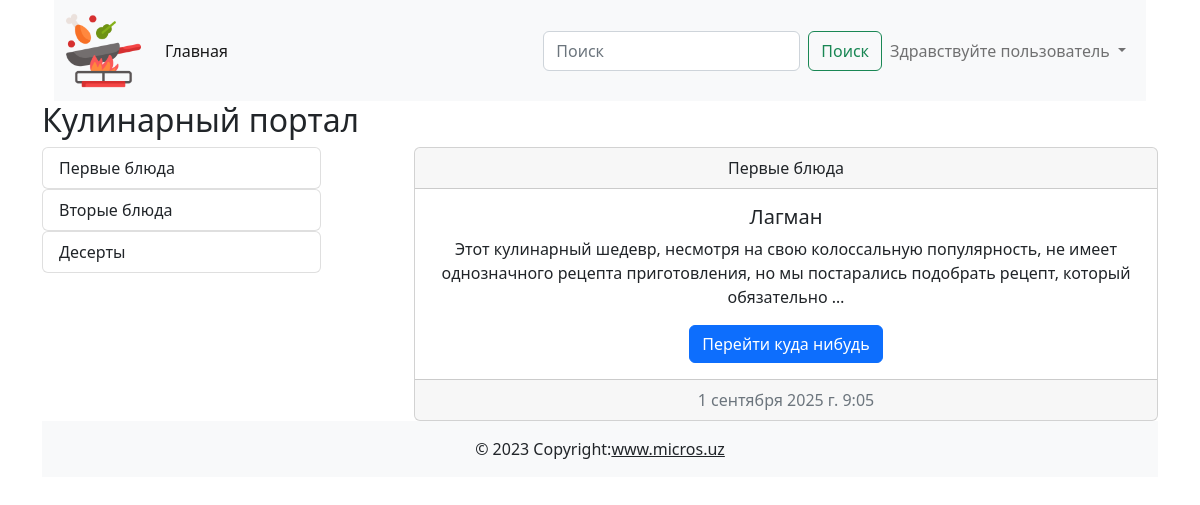
Page /category/1/ on the committed database.
### cooking/models.py (models this page shows)
class Category(models.Model):
    title = models.CharField(max_length=255, verbose_name='Название категории')
    def __str__(self):
        return self.title
    def get_absolute_url(self):
        return reverse('category_list', kwargs={'pk': self.pk})
    class Meta:
        verbose_name = 'Категория'
        verbose_name_plural = 'Категории'

class Post(models.Model):
    title = models.CharField(max_length=255, verbose_name='Заголовок статьи')
    content = models.TextField(default='Скоро тут будет статья...', verbose_name='Текст статьи')
    created_at = models.DateTimeField(auto_now_add=True, verbose_name='Дата создания')
    updated_at = models.DateTimeField(auto_now=True, verbose_name='Дата обновления')
    photo = models.ImageField(upload_to='photos/', blank=True, null=True, verbose_name='Изображения')
    watched = models.IntegerField(default=0, verbose_name='Просмотры')
    is_published = models.BooleanField(default=True, verbose_name='Публикация')
    category = models.ForeignKey(Category, on_delete=models.CASCADE, related_name='posts', verbose_name='Категория')
    def __str__(self):
        return self.title
    def get_absolute_url(self):
        return reverse('post_detail', kwargs={'pk': self.pk})
    class Meta:
        verbose_name = 'Пост'
        verbose_name_plural = 'Посты'

### cooking/views.py (the view)
# urls.py: path('category/<int:pk>/', category_list, name='category_list'),
def category_list(request, pk):
    posts = Post.objects.filter(category_id=pk)
    context = {
        'title': posts[0].category,
        'posts': posts
    }
    return render(request, 'cooking/index.html', context)

### cooking/templatetags/blog_tags.py (called while the page is built)
@register.simple_tag()
def get_all_categories():
    return Category.objects.all()

### cooking/templates/cooking/index.html
{% extends 'base.html' %}
{% load blog_tags %}
{% block main %}
<h2>Кулинарный портал</h2>
<div class="d-flex justify-content-between">
    <div class="col-3">
        {% get_all_categories as categories %}
        {% for category in categories %}
        {% include 'cooking/components/_category_buttons.html' %}
        {% endfor %}
    </div>
    <div class="col-8">
        {% for post in posts %}
        {% include 'cooking/components/_post_list.html' %}
        {% endfor %}
    </div>
</div>
{% endblock main %}

### cooking/templates/cooking/components/_category_buttons.html
<div class="list-group">
    <a href="{{ category.get_absolute_url }}" class="list-group-item list-group-item-action">{{ category }}</a>
</div>

### cooking/templates/cooking/components/_post_list.html
<div class="card text-center">
    <div class="card-header">{{ post.category }}</div>
    <div class="card-body"><h5 class="card-title">{{ post }}</h5>
        <p class="card-text">{{ post.content | truncatewords:20 }}</p><a href="{{ post.get_absolute_url }}" class="btn btn-primary">Перейти куда нибудь</a>
    </div>
    <div class="card-footer text-muted">{{ post.created_at }}</div>
</div>

### rows in the picture
Category: title "Первые блюда"
Category: title "Вторые блюда"
Category: title "Десерты"
Post: category "Первые блюда", title "Лагман", content "Этот кулинарный шедевр, несмотря на свою колоссальную популярность, не имеет однозначного рецепта приготовления, но мы постарались подобрать рецепт, который обязательно …", created_at "1 сентября 2025 г. 9:05"
